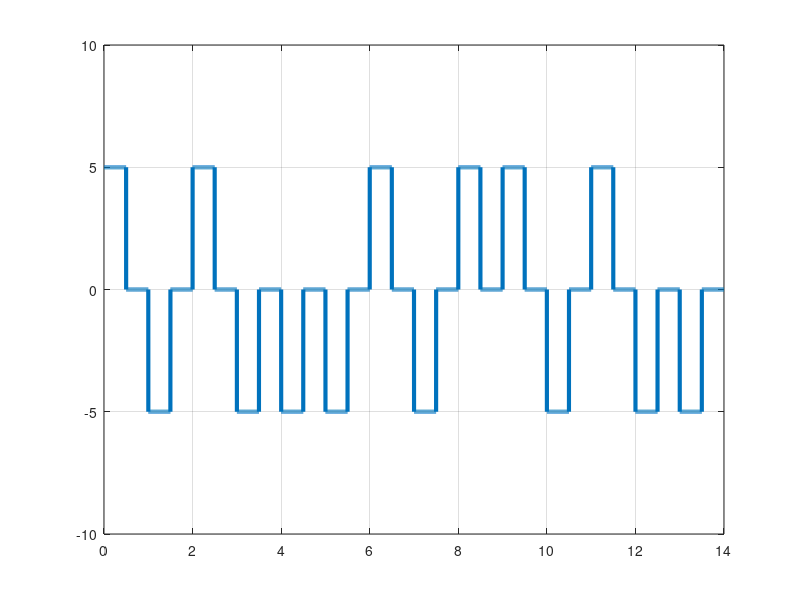

Here is the MATLAB script that generated this plot:
clc;    %clear command line
clear all;  %clear variables
close all;  %clear figures 

bits = [1 0 1 0 0 0 1 0 1 1 0 1 0 0];

%Modulation :

bitRate = 1;
voltage = 5;

samplingRate = 1000;
samplingTime = 1/samplingRate;
endTime = length(bits)/bitRate;
time = 0:samplingTime:endTime;
disp(time);
% sign = 1;
index = 1;
modulation = [];

for i = 1:length(time)
    if(bits(index) == 1)
        modulation(i) = voltage;
    else
        modulation(i) = -voltage;
    end

    if(time(i)*bitRate>= index-1/2)
        modulation(i)=0;
    end
    if(time(i)*bitRate >= index)
        index = index+1;
    end
end

plot(time,modulation,'LineWidth',3);
axis([0 endTime -voltage-5 voltage+5]);
grid on;

%Demodulation : 

index = 1;
%value = voltage;
demodulation = [];

for i = 1:length(modulation)
    if(modulation(i) == voltage)
        demodulation(index) = 1;
    end
    if(modulation(i) == -voltage)
        demodulation(index) = 0;
    end
    if(time(i)*bitRate >= index)
        index = index+1;
        %value = modulation(i);
    end
end

disp(demodulation);